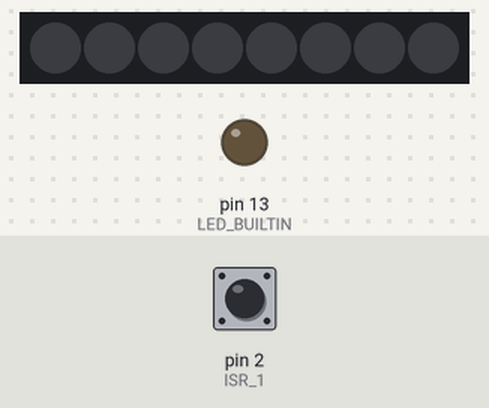
A sketch run on a simulated Arduino Uno, built with avr-gcc and run on an emulated ATmega328P. On the bench: 8 RGB LEDs in strip order, left to right, output pins drawn as LEDs (lit = HIGH). Inputs (shaded band) come from the test bench; at power-on: pin 2 (ISR_1) HIGH. What the sketch prints to the serial monitor is not drawn.

Above: at 1.2 s.
1.3 s: pin 2 (ISR_1) pulled LOW for 0.15 s
At 1.35 s:
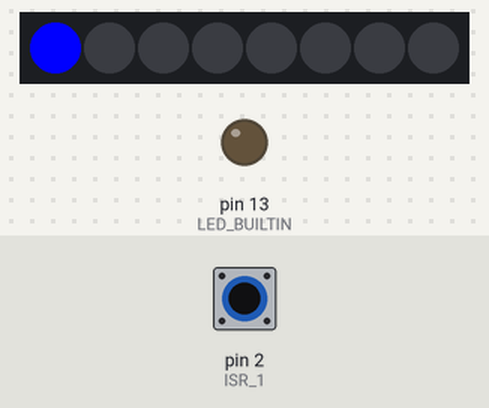
At 2.4 s:
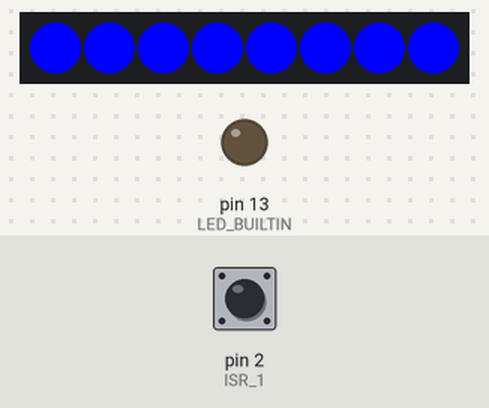
Timing chart, 0 to 4.6 s (numbered marks = the images above; inputs shaded):
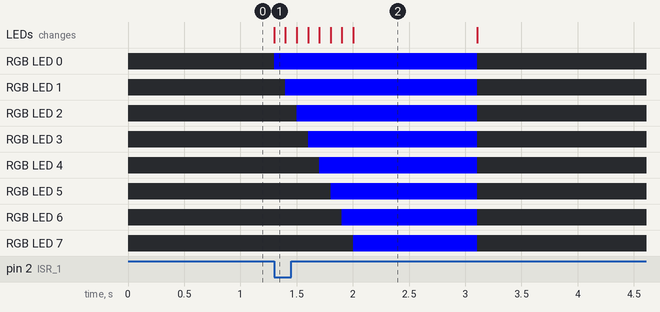

The sketch:

bigred.ino
```cpp
#include <Adafruit_NeoPixel.h>

#define PIXEL_PIN 10
#define PIXEL_COUNT 8

Adafruit_NeoPixel bar = Adafruit_NeoPixel(PIXEL_COUNT, PIXEL_PIN, NEO_GRB + NEO_KHZ800);

#define ISR_1 2

volatile bool isr_changed = false;
static uint8_t x;

void neopixel_fill(Adafruit_NeoPixel* leds, uint8_t red, uint8_t green, uint8_t blue, uint8_t interval){
  uint8_t i=0;
  for(i=0; i < leds->numPixels(); i++){
      leds->setPixelColor(i, red, green, blue);
      leds->show();
      delay(interval);
  }
}

void setup(void){
  pinMode(ISR_1, INPUT_PULLUP);
  attachInterrupt(digitalPinToInterrupt(ISR_1), bigred_isr, FALLING);

  pinMode(LED_BUILTIN, OUTPUT);

  Serial.begin(9600);
  Serial.println("init");

  bar.begin();
  bar.show();

  for(x=0; x < bar.numPixels(); x++){
    bar.setPixelColor(x, 0, 0, 0);
    bar.show();
  }
}
void loop(void){
  if(isr_changed){
    isr_changed = false;

    neopixel_fill(&bar, 0, 0, 255, 100);
    delay(1000);
    neopixel_fill(&bar, 0, 0, 0, 0);
   }
}
static void bigred_isr(void){
  static bool fired = false;
  noInterrupts();

  if(fired == false && !digitalRead(ISR_1)){
    isr_changed = true;
    fired = true;
  }
  else if(digitalRead(ISR_1)){
    fired = false;
  }
  interrupts();
}
```

Measured:
- after the input at 1.3 s, RGB LED 0: off → RGB(0, 0, 255) at once, → off 1.8 s later; RGB LED 1: off → RGB(0, 0, 255) after 0.10 s, → off 1.7 s later
- what the display in image 2 shows lasts 1.1 s, from 2.0 s to 3.1 s
